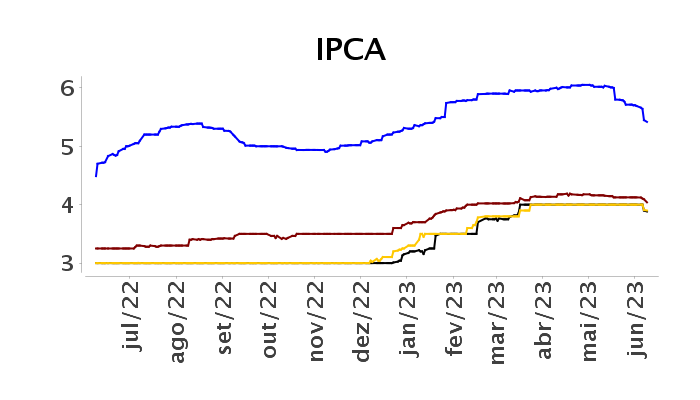
#> input picture AULAS_Conteudo/aula327_PyPDF2/arquivos_novos/X13.png, 700 x 400 px, given in place of Jisso_7680x4320.JPG, which was not available
$ python main.py
#> lines starting #> are read from the running program, lines starting #| are printed output that depends on the picture
# Pillow: redimensionando imagens com Python
# Essa biblioteca é o Photoshop do Python 😂
from pathlib import Path

from PIL import Image

ROOT_FOLDER = Path(__file__).parent
ORIGINAL = ROOT_FOLDER / 'Jisso_7680x4320.JPG'
NEW_IMAGE = ROOT_FOLDER / ' new.JPG'

pil_image = Image.open(ORIGINAL)
#> pil_image is the input picture: PIL image 700x400 RGB; mean R, G, B 248.3, 247.4, 247.8
width, height = pil_image.size
#> width = 700; height = 400
# exif = pil_image.info['exif']

# width     new_width
# height    ??
new_width = 640
new_height = round(height * new_width / width)
#> new_height = 366

new_image = pil_image.resize(size=(new_width, new_height))
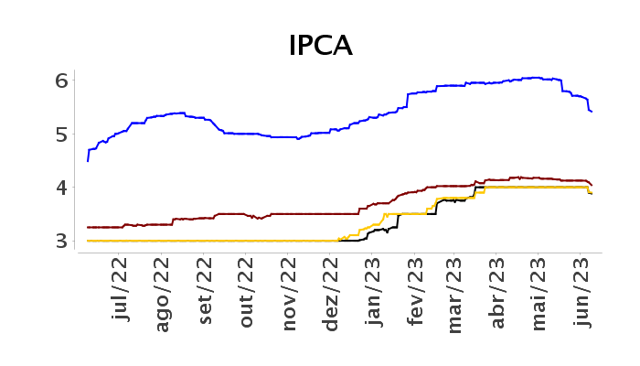
#> new_image: PIL image 640x366 RGB; mean R, G, B 248.1, 247.3, 247.7
new_image.save(
    NEW_IMAGE,
    optimize=True,
    quality=70,
    # exif=exif,
)

$ run again, on AULAS_Conteudo/aula327_PyPDF2/arquivos_novos/X14.png
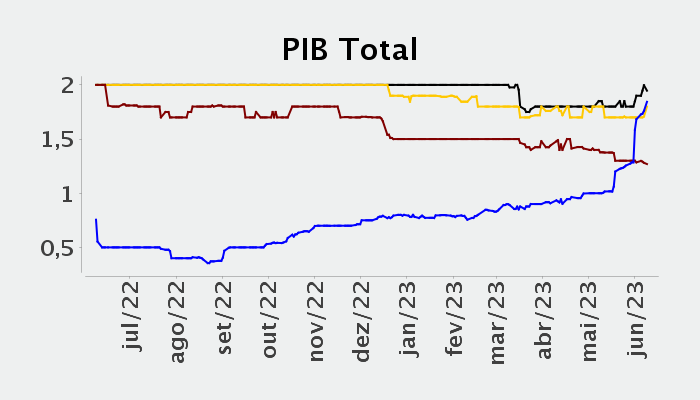
#> input picture AULAS_Conteudo/aula327_PyPDF2/arquivos_novos/X14.png, 700 x 400 px, given in place of Jisso_7680x4320.JPG, which was not available
#> pil_image is the input picture: PIL image 700x400 RGB; mean R, G, B 231, 231.9, 232.4
#> `new_image = pil_image.resize(size=(new_width, new_height))`:
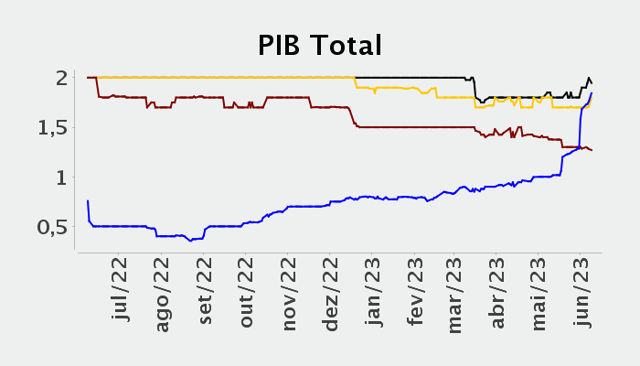
#> new_image: PIL image 640x366 RGB; mean R, G, B 231.1, 232, 232.5
